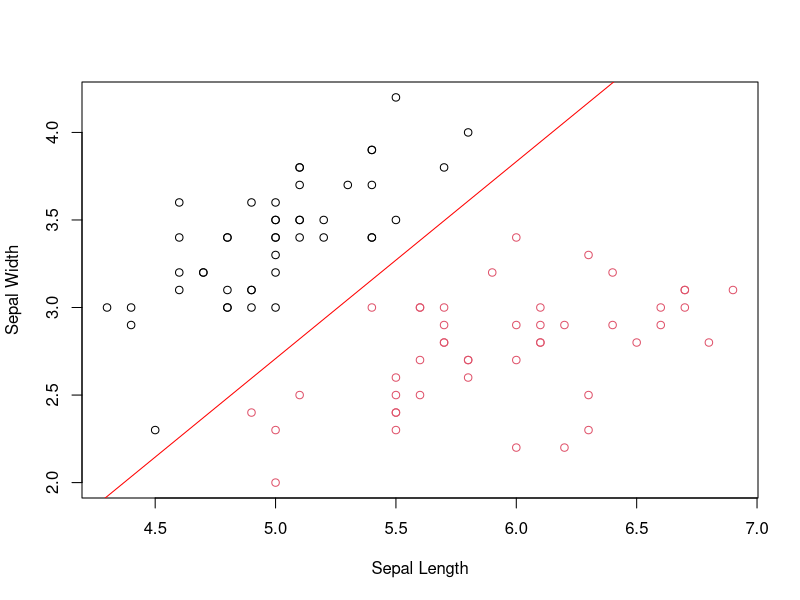
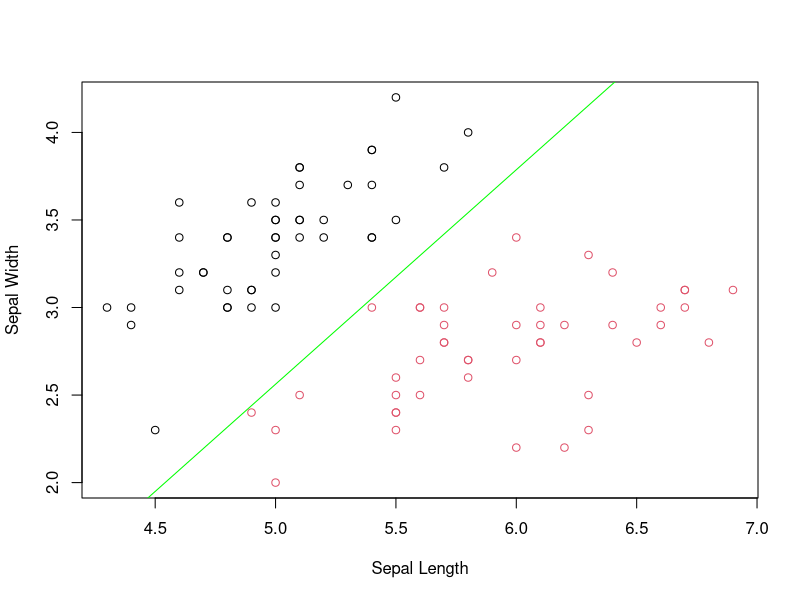
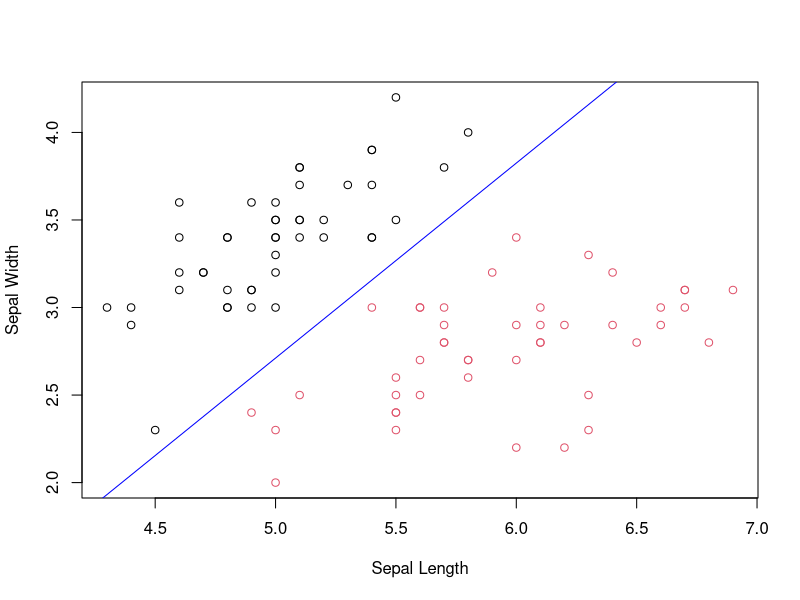
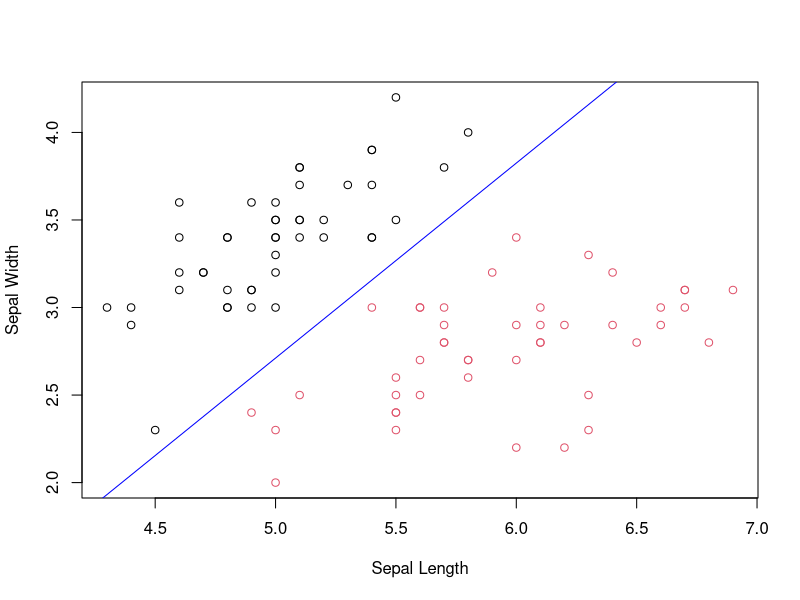

Generate these figures, in order, with R: (Note: this script raises an error after producing the figures.)
setwd("C:/Users/tungt/Dropbox/Machine Learning Summer 2019 - Tung Thai/Homework/Homework 4")
library(readr)
library(nnet)
iris_train <- read_csv("iris_train.csv")
iris_test <- read.csv("iris_test.csv")
#Logistics Regression
# initialize dummy variable x0 = 1 for each row of predictor data
x_add <- rep(1, nrow(iris_train))
# x will be n+1 dimensions since x0 is being appended to it
x <- data.frame(cbind(x_add,iris_train[,2:3]))
y <- data.frame(iris_train$Species)
x1 <- iris_train$Sepal.Length
x2 <- iris_train$Sepal.Width
y1 <- iris_train$Species
n <- length(y1)
alpha = 0.001
iter = 500
# sigmond function
sigmoid_f <- function(z)
{
  sig <- 1/(1+exp(-z))
  return(sig)
}
# By Gradient Descent
my.gd <- function(x1 ,x2, y, alpha, iter, n, t.hold) {
  m1 <- 0
  m1_current <- -70
  m2 <- 0
  m2_current <- 27
  c <- 0
  c_current <- -24
  yhat <- m1_current*x1 + m2_current*x2 + c_current
  MSE <- sum((y - yhat) ^ 2) / n
  converged = 0
  iterations = 0
  while(converged == 0) {
    ## Implement the gradient descent algorithm
    m1 <- m1 - alpha * ((1 / n) * (sum((yhat - y) * x1)))
    m2 <- m2 - alpha * ((1 / n) * (sum((yhat - y) * x2)))
    c <- c - alpha * ((1 / n) * (sum(yhat - y)))
    m1_new <- m1_current + alpha*m1
    m2_new <- m2_current + alpha*m2
    c_new <- c_current + alpha*c
    yhat <- m1*x1 +m2*x2 + c
    MSE_new <- sum((y - yhat) ^ 2) / n
    
    if(MSE - MSE_new <= t.hold) {
      converged = 1
    }
    
    iterations = iterations + 1
    if(iterations > iter) { 
      converged = 1
    }
  }
  theta <- c(m1_new, m2_new, c_new)
  return(theta)
}
theta.gd <- my.gd(x1, x2, y1, alpha, iter, n, t.hold = 10e-3)
print(theta.gd)
#predict class
pred.gd <- list(nrow(iris_test))
for (i in 1: nrow(iris_test)){
  pred.gd[i] <- sigmoid_f(c(1,iris_test$Sepal.Length[i],iris_test$Sepal.Width[i]) %*% theta.gd)
}
pred.gd <- unlist(pred.gd)
for (i in 1: nrow(iris_test)){
  if (pred.gd[i] < 0.5){
    pred.gd[i] = 0
  }else{
    pred.gd[i] = 1
  }
}
t.gd <- table(pred.gd,iris_test$Species)
print(t.gd)
A1.gd <- t.gd[1,1]/sum(t.gd[1,])
A2.gd <- t.gd[2,2]/sum(t.gd[2,])
OA.gd <- (t.gd[1,1]+t.gd[2,2])/sum(t.gd)
OE.gd <- 1 - OA.gd
results.gd <- cbind(OA.gd,A1.gd,A2.gd,OE.gd)
intercept.gd=theta.gd[1]/(-theta.gd[3])
slope.gd=theta.gd[2]/(-theta.gd[3])
boundary.gd <- c(slope.gd,intercept.gd)
print("Decision Boundary by GD: Slope, Intercept")
print(boundary.gd)
print("The Accuracy Results GD:")
print(results.gd)
#graph
pdf("LogisticsByGD.pdf")
#plot the data in different color
plot(iris_train$Sepal.Length,iris_train$Sepal.Width,col=as.factor(iris_train$Species),xlab="Sepal Length",ylab="Sepal Width")
abline(a=intercept.gd,b=slope.gd, col = 'red')
dev.off


#By Stochatics Gradient Descent
pd_f <- function(x, y, theta) {
  
  # need to transpose both x and theta to enable matrix multiplication in R
  p.deriv <- (1/ nrow(y))* (t(x) %*% ((x %*% t(theta)) - y))
  
  # return transpose of the partial derivative
  return(t(p.deriv))
}
my.sgd <- function(x, y, alpha, n){
  
  # merge x and y to enable accurate random sampling
  x.y <- data.frame(cbind(y,x))
  
  # theta MUST be 3 columns: must match width of x matrix
  # set matrix theta, initial theta near the actual result, this can be change to 0,0,0
  theta <- matrix(c(-70, 27, -24), nrow = 1)
  
  # theta history
  theta.h <- matrix(NA, nrow = n, ncol = 3)
  
  # set seed value for random sampling
  set.seed(123)
  
  # now iterate using mini batches of randomly sampled  data, updating theta each step
  for (i in 1:n) {
    # randomly sample 4 items from the combined xy data frame
    xysamp <- as.matrix( x.y[sample(nrow(x.y), 4, replace = TRUE), ] )
    
    # isolate 'x' component of random samples
    xsamp <- as.matrix(xysamp[,2:4])
    
    # isolate 'y' component of random samples
    ysamp <- as.matrix(xysamp[,1])
    
    # theta <- theta - 0.001  * pd_f(xsamp, ysamp, theta) 
    theta <- theta - alpha  * pd_f(xsamp, ysamp, theta) 
    
    # save the theta values for iteration i to a matrix for future plotting
    theta.h[i,] <- theta
    
  } # end for loop
  return(theta.h)
}
theta.sgd <- my.sgd(x,y,alpha = alpha, iter)
theta_mul <- theta.sgd[iter,]
print(theta_mul)
#predict class
pred <- list(nrow(iris_test))
for (i in 1: nrow(iris_test)){
  pred[i] <- sigmoid_f(c(1,iris_test$Sepal.Length[i],iris_test$Sepal.Width[i]) %*% theta_mul)
}
pred <- unlist(pred)
for (i in 1: nrow(iris_test)){
  if (pred[i] < 0.5){
    pred[i] = 0
  }else{
    pred[i] = 1
  }
}
t <- table(pred,iris_test$Species)
print(t)
A1 <- t[1,1]/sum(t[1,])
A2 <- t[2,2]/sum(t[2,])
OA <- (t[1,1]+t[2,2])/sum(t)
OE <- 1 - OA
results <- cbind(OA,A1,A2,OE)
intercept.sgd=theta_mul[1]/(-theta_mul[3])
slope.sgd=theta_mul[2]/(-theta_mul[3])
boundary.sgd <- c(slope.sgd,intercept.sgd)
print("Decision Boundary by SGD: Slope, Intercept")
print(boundary.sgd)
print("The Accuracy Results SGD:")
print(results)
#graph
pdf("LogisticsBySGD.pdf")
#plot the data in different color
plot(iris_train$Sepal.Length,iris_train$Sepal.Width,col=as.factor(iris_train$Species),xlab="Sepal Length",ylab="Sepal Width")
abline(a=intercept.sgd,b=slope.sgd, col = 'green')
dev.off



# confirm with mul nnet
multi1 <- multinom(iris_train$Species ~.,data=iris_train)
B <- coef(multi1)
print(B)
interceptg=B[1]/(-B[3])
slopeg=B[2]/(-B[3])
data1 <- iris_train[which(iris_train[,1]==0),]
data2 <- iris_train[which(iris_train[,1]==1),]
pdf("LogisticByMul.pdf")
#plot the data in different color
plot(iris_train$Sepal.Length,iris_train$Sepal.Width,col=as.factor(iris_train$Species),xlab="Sepal Length",ylab="Sepal Width")
abline(a=interceptg,b=slopeg, col = 'blue')
dev.off()
actual.value <- iris_test$Species
iris_test <- iris_test[,-1]
predict_class <- predict(multi1, iris_test)
t_mul <- table(predict_class,actual.value)
print(t_mul)
A1_c <- t_mul[1,1]/sum(t_mul[1,])
A2_c <- t_mul[2,2]/sum(t_mul[2,])
OA_c <- (t_mul[1,1]+t_mul[2,2])/sum(t_mul)
OE_c <- 1 - OA_c
results_c <- cbind(OA_c,A1_c,A2_c,OE_c)
boundary.mul <- c(slopeg, interceptg)
print("Decision Boundary by Mul: Slope, Intercept")
print(boundary.mul)
print("The Accuracy Results with nnet:")
print(results_c)

pdf("CompareLogisticsRegression.pdf")
#plot the data in different color
plot(iris_train$Sepal.Length,iris_train$Sepal.Width,col=as.factor(iris_train$Species),xlab="Sepal Length",ylab="Sepal Width")
abline(a=interceptg,b=slopeg, col = 'blue')
abline(a=intercept_m,b=slope_m, col = 'green')
abline(a=intercept.gd,b=slope.gd, col = 'red')
legend("topleft", legend=c("GD", "SGD", "nnet"),
       col=c("red", "green", "blue"), lty=1, cex=0.8)
dev.off()
